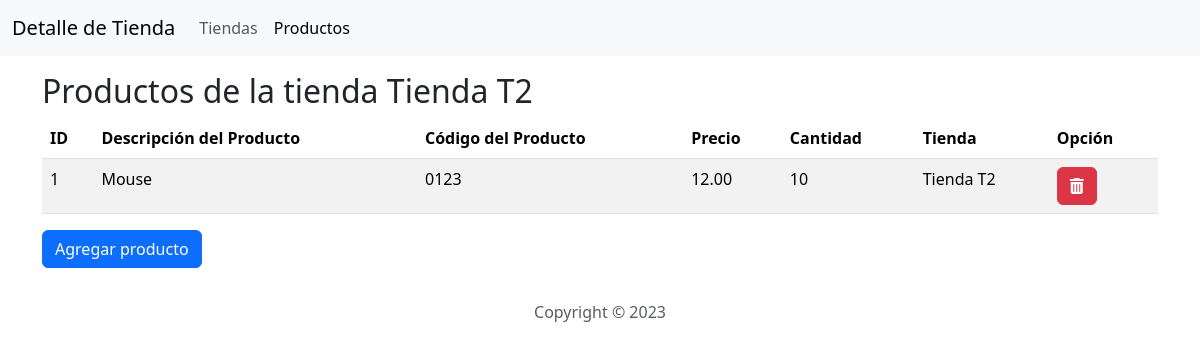
Screenshot of /gestionTienda/detTiendas/5/ with the database file from the repository.
### gestionTienda/models.py (models this page shows)
class tiendaInfo(models.Model):
    nombreTienda = models.CharField(max_length=32, blank=True, null=True)
    direccionTienda = models.CharField(max_length=32, blank=True, null=True)
    provinciaTienda = models.CharField(max_length=32, blank=True, null=True)
    regionTienda = models.CharField(max_length=32, blank=True, null=True)
    fechaCreacionTienda = models.CharField(max_length=32, blank=True, null=True)
    telefonoContactoTienda = models.CharField(max_length=32, blank=True, null=True)

class productoInfo(models.Model):
    descripcionProducto = models.CharField(max_length=100, blank=True, null=True)
    codigoProducto = models.CharField(max_length=32, blank=True, null=True)
    pvProducto = models.DecimalField(max_digits=10, decimal_places=2, blank=True, null=True)
    cantidadProducto = models.IntegerField()
    tiendaRelacionado = models.ForeignKey(tiendaInfo, blank=True, null=True, on_delete=models.SET_NULL)

### gestionTienda/views.py (the view)
# urls.py: path("detTiendas/<int:tienda_id>/", views.detTiendas, name='detTiendas'),
def detTiendas(request,tienda_id):
    return render(request,'detTiendas.html',{
        'lista_tiendas':tiendaInfo.objects.get(id=tienda_id),
        'lista_productos': productoInfo.objects.filter(tiendaRelacionado=tienda_id)
    })

### gestionTienda/templates/detTiendas.html (shortened to what this page needs)
<!DOCTYPE html>
<html lang="en">
<head>
  <link href="https://cdn.jsdelivr.net/npm/bootstrap@5.3.2/dist/css/bootstrap.min.css" rel="stylesheet">
  <link rel="stylesheet" href="https://cdnjs.cloudflare.com/ajax/libs/font-awesome/6.3.0/css/all.min.css" />
</head>
<body>
    <nav class="navbar navbar-expand-lg navbar-light bg-light">
      <div class="container-fluid">
        <a class="navbar-brand" href="/gestionTienda/productos">Detalle de Tienda</a>
        <div class="collapse navbar-collapse" id="navbarSupportedContent">
          <ul class="navbar-nav me-auto mb-2 mb-lg-0">
            <li class="nav-item">
              <a class="nav-link" aria-current="page" href="/gestionTienda">Tiendas</a>
            </li>
            <li class="nav-item">
              <a class="nav-link active" href="/gestionTienda/productos">Productos</a>
            </li>
          </ul>
        </div>
      </div>
    </nav>
    <main class="container py-3">
      <div class="row">
        <div class="col-md-12">
          <h2>Productos de la tienda {{lista_tiendas.nombreTienda}}</h2>
          <table class="table table-striped">
            <thead>
                <tr>
                    <th>ID</th>
                    <th>Descripción del Producto</th>
                    <th>Código del Producto</th>
                    <th>Precio</th>
                    <th>Cantidad</th>
                    <th>Tienda</th>
                    <th>Opción</th>
                </tr>
            </thead>
            <tbody>
                {% for informacion_producto in lista_productos %}
                <tr>
                    <td>{{informacion_producto.id}}</td>
                    <td>{{informacion_producto.descripcionProducto}}</td>
                    <td>{{informacion_producto.codigoProducto}}</td>
                    <td>{{informacion_producto.pvProducto}}</td>
                    <td>{{informacion_producto.cantidadProducto}}</td>
                    <td>{{informacion_producto.tiendaRelacionado.nombreTienda}}</td>
                    <td>
                        <a class="btn btn-danger" href="{% url 'gestionTienda:eliminarProducto' informacion_producto.id %}"><i class="fa-solid fa-trash-can"></i></a>
                    </td>
                </tr>
                {% endfor %}
            </tbody>
        </table>
        <button type="button" class="btn btn-primary" data-bs-toggle="modal" data-bs-target="#modalAgregarProductoAtienda">Agregar producto</button>
    </div>
    </div>
  </main>
  <footer class="text-center text-muted py-3">
    <p>Copyright © 2023</p>
  </footer>
</body>
</html>

### rows the page displays
tiendaInfo: nombreTienda "Tienda T2"
productoInfo: id "1", descripcionProducto "Mouse", codigoProducto "0123", pvProducto "12.00", cantidadProducto "10", tiendaRelacionado.nombreTienda "Tienda T2"
